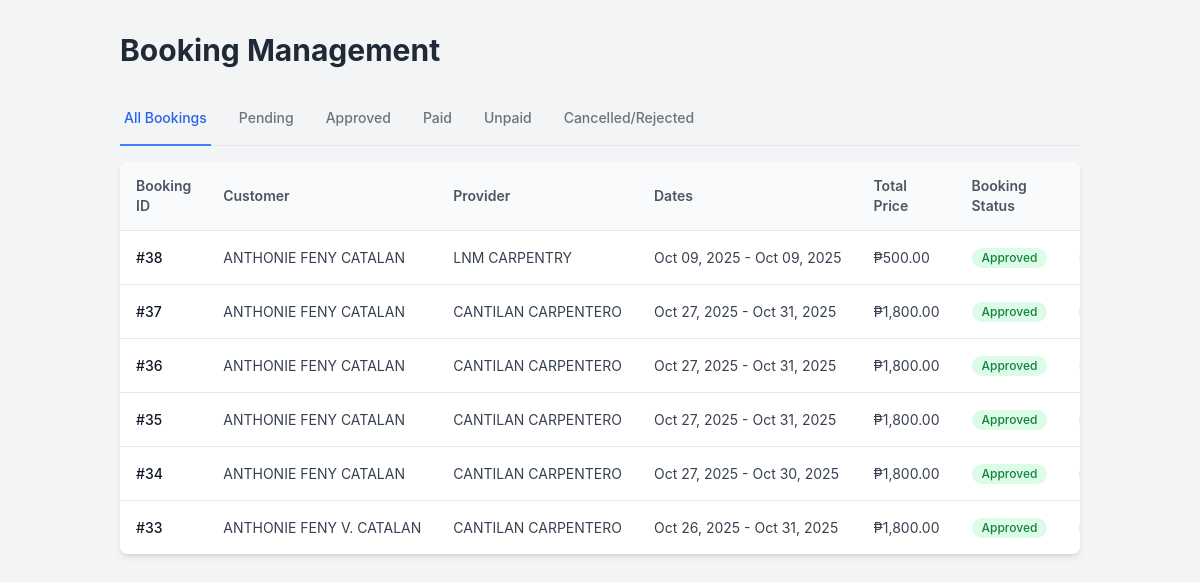
Screenshot of /content/booking_management.php (signed in) with the database file from the repository.
### tables this page shows
CREATE TABLE `bookings` (
  `id` int(11) NOT NULL,
  `provider_id` int(11) NOT NULL,
  `service_id` int(11) NOT NULL,
  `customer_id` int(11) NOT NULL,
  `role` int(11) NOT NULL,
  `customer_name` varchar(255) NOT NULL,
  `customer_email` varchar(255) NOT NULL,
  `customer_phone` varchar(50) NOT NULL,
  `booking_date_from` date NOT NULL,
  `booking_date_to` date NOT NULL,
  `booking_time_from` time NOT NULL,
  `booking_time_to` time NOT NULL,
  `total_price` decimal(10,2) NOT NULL DEFAULT 0.00,
  `payment_id` varchar(255) DEFAULT NULL,
  `payment_link` text DEFAULT NULL,
  `booking_time` time NOT NULL,
  `booking_status` varchar(50) NOT NULL DEFAULT 'pending',
  `is_approve` tinyint(1) NOT NULL DEFAULT 0,
  `special_request` text DEFAULT NULL,
  `price` decimal(10,2) NOT NULL,
  `payment_status` varchar(20) NOT NULL DEFAULT 'unpaid',
  `paymongo_checkout_id` varchar(100) DEFAULT NULL,
  `paymongo_payment_intent_id` varchar(100) DEFAULT NULL,
  `created_at` timestamp NOT NULL DEFAULT current_timestamp()
);

CREATE TABLE `service_providers` (
  `id` int(11) NOT NULL,
  `user_id` int(11) NOT NULL,
  `company_name` varchar(255) NOT NULL,
  `company_address` text NOT NULL,
  `company_email` varchar(255) NOT NULL,
  `contact_number` varchar(50) NOT NULL,
  `service_name` varchar(255) NOT NULL,
  `description` text DEFAULT NULL,
  `registration_date` timestamp NOT NULL DEFAULT current_timestamp(),
  `service_id` int(11) DEFAULT NULL,
  `service_description` text DEFAULT NULL,
  `price` decimal(10,2) NOT NULL,
  `legal_documents` text DEFAULT NULL,
  `available_date` date NOT NULL DEFAULT '2025-01-01',
  `available_time` time NOT NULL DEFAULT '00:00:00',
  `is_approved` int(11) NOT NULL,
  `available_date_from` date DEFAULT NULL,
  `available_date_to` date DEFAULT NULL,
  `available_time_from` time DEFAULT NULL,
  `available_time_to` time DEFAULT NULL,
  `is_available` tinyint(1) NOT NULL DEFAULT 1
);

### content/booking_management.php (the view, shortened to what this page needs)
<?php
include '../db.php';
$filter = $_GET['filter'] ?? 'all';
$where_clause = '';
switch ($filter) {
    default:
        $where_clause = '';
}
$sql = "SELECT
            b.id,
            b.customer_name,
            sp.company_name,
            b.booking_date_from,
            b.booking_date_to,
            b.total_price,
            b.booking_status,
            b.payment_status,
            b.created_at
        FROM bookings b
        JOIN service_providers sp ON b.provider_id = sp.id
        $where_clause
        ORDER BY b.created_at DESC";
$stmt = $conn->prepare($sql);
$stmt->execute();
$result = $stmt->get_result();
function getStatusBadge($status, $type = 'booking') {
    $color_class = 'bg-gray-100 text-gray-600';
    if ($type == 'booking') {
        switch (strtolower($status)) {
            case 'approved':
                $color_class = 'bg-green-100 text-green-700';
                break;
        }
    } elseif ($type == 'payment') {
         switch (strtolower($status)) {
            case 'paid':
                $color_class = 'bg-blue-100 text-blue-700';
                break;
            case 'unpaid':
                $color_class = 'bg-orange-100 text-orange-700';
                break;
        }
    }
    return "<span class='inline-flex items-center rounded-full px-2.5 py-0.5 text-xs font-medium " . $color_class . "'>" . htmlspecialchars(ucfirst($status)) . "</span>";
}
function getFilterClass($current_filter, $tab_name) {
    if ($current_filter == $tab_name) {
        return 'border-blue-500 text-blue-600';
    } else {
        return 'border-transparent text-gray-500 hover:text-gray-700 hover:border-gray-300';
    }
}
?>
<!DOCTYPE html>
<html lang="en">
<head>
    <script src="https://cdn.tailwindcss.com"></script>
    <link rel="stylesheet" href="https://cdnjs.cloudflare.com/ajax/libs/font-awesome/6.4.0/css/all.min.css">
</head>
<body class="bg-gray-100">
    <div class="container mx-auto p-6 md:p-8">
        <div class="flex justify-between items-center mb-6">
            <h1 class="text-3xl font-bold text-gray-800">Booking Management</h1>
        </div>
        <div class="mb-4 border-b border-gray-200">
            <nav class="flex -mb-px space-x-6" aria-label="Tabs">
                <a href="booking_management.php?filter=all"
                   class="whitespace-nowrap py-4 px-1 border-b-2 font-medium text-sm <?php echo getFilterClass($filter, 'all'); ?>">
                   All Bookings
                </a>
                <a href="booking_management.php?filter=pending"
                   class="whitespace-nowrap py-4 px-1 border-b-2 font-medium text-sm <?php echo getFilterClass($filter, 'pending'); ?>">
                   Pending
                </a>
                <a href="booking_management.php?filter=approved"
                   class="whitespace-nowrap py-4 px-1 border-b-2 font-medium text-sm <?php echo getFilterClass($filter, 'approved'); ?>">
                   Approved
                </a>
                 <a href="booking_management.php?filter=paid"
                   class="whitespace-nowrap py-4 px-1 border-b-2 font-medium text-sm <?php echo getFilterClass($filter, 'paid'); ?>">
                   Paid
                </a>
                 <a href="booking_management.php?filter=unpaid"
                   class="whitespace-nowrap py-4 px-1 border-b-2 font-medium text-sm <?php echo getFilterClass($filter, 'unpaid'); ?>">
                   Unpaid
                </a>
                <a href="booking_management.php?filter=cancelled"
                   class="whitespace-nowrap py-4 px-1 border-b-2 font-medium text-sm <?php echo getFilterClass($filter, 'cancelled'); ?>">
                   Cancelled/Rejected
                </a>
            </nav>
        </div>
        <div class="bg-white shadow-md rounded-lg overflow-hidden">
            <div class="overflow-x-auto">
                <table class="min-w-full divide-y divide-gray-200">
                    <thead class="bg-gray-50">
                        <tr>
                            <th scope="col" class="py-3.5 px-4 text-left text-sm font-semibold text-gray-600">Booking ID</th>
                            <th scope="col" class="py-3.5 px-4 text-left text-sm font-semibold text-gray-600">Customer</th>
                            <th scope="col" class="py-3.5 px-4 text-left text-sm font-semibold text-gray-600">Provider</th>
                            <th scope="col" class="py-3.5 px-4 text-left text-sm font-semibold text-gray-600">Dates</th>
                            <th scope="col" class="py-3.5 px-4 text-left text-sm font-semibold text-gray-600">Total Price</th>
                            <th scope="col" class="py-3.5 px-4 text-left text-sm font-semibold text-gray-600">Booking Status</th>
                            <th scope="col" class="py-3.5 px-4 text-left text-sm font-semibold text-gray-600">Payment Status</th>
                        </tr>
                    </thead>
                    <tbody class="divide-y divide-gray-200 bg-white">
                        <?php if ($result->num_rows > 0): ?>
                            <?php while($row = $result->fetch_assoc()): ?>
                                <tr>
                                    <td class="whitespace-nowrap px-4 py-4 text-sm font-medium text-gray-900">#<?php echo htmlspecialchars($row['id']); ?></td>
                                    <td class="whitespace-nowrap px-4 py-4 text-sm text-gray-700"><?php echo htmlspecialchars($row['customer_name']); ?></td>
                                    <td class="whitespace-nowrap px-4 py-4 text-sm text-gray-700"><?php echo htmlspecialchars($row['company_name']); ?></td>
                                    <td class="whitespace-nowrap px-4 py-4 text-sm text-gray-700">
                                        <?php echo date('M d, Y', strtotime($row['booking_date_from'])); ?> -
                                        <?php echo date('M d, Y', strtotime($row['booking_date_to'])); ?>
                                    </td>
                                    <td class="whitespace-nowrap px-4 py-4 text-sm text-gray-700">₱<?php echo number_format($row['total_price'], 2); ?></td>
                                    <td class="whitespace-nowrap px-4 py-4 text-sm">
                                        <?php echo getStatusBadge($row['booking_status'], 'booking'); ?>
                                    </td>
                                    <td class="whitespace-nowrap px-4 py-4 text-sm">
                                    </td>
                                </tr>
                            <?php endwhile; ?>
                        <?php endif; ?>
                    </tbody>
                </table>
            </div>
        </div>
    </div>
</body>
</html>

### content/booking_management.php (style rules this page uses)
body { font-family: 'Inter', sans-serif; background-color: #f5f7fa; }

### rows the page displays
bookings: id "38", customer_name "ANTHONIE FENY CATALAN", provider.company_name "LNM CARPENTRY", booking_date_from "Oct 09, 2025", booking_date_to "Oct 09, 2025", total_price "500.00", booking_status "Approved"
bookings: id "37", customer_name "ANTHONIE FENY CATALAN", provider.company_name "CANTILAN CARPENTERO", booking_date_from "Oct 27, 2025", booking_date_to "Oct 31, 2025", total_price "1,800.00", booking_status "Approved"
bookings: id "36", customer_name "ANTHONIE FENY CATALAN", provider.company_name "CANTILAN CARPENTERO", booking_date_from "Oct 27, 2025", booking_date_to "Oct 31, 2025", total_price "1,800.00", booking_status "Approved"
bookings: id "35", customer_name "ANTHONIE FENY CATALAN", provider.company_name "CANTILAN CARPENTERO", booking_date_from "Oct 27, 2025", booking_date_to "Oct 31, 2025", total_price "1,800.00", booking_status "Approved"
bookings: id "34", customer_name "ANTHONIE FENY CATALAN", provider.company_name "CANTILAN CARPENTERO", booking_date_from "Oct 27, 2025", booking_date_to "Oct 30, 2025", total_price "1,800.00", booking_status "Approved"
bookings: id "33", customer_name "ANTHONIE FENY V. CATALAN", provider.company_name "CANTILAN CARPENTERO", booking_date_from "Oct 26, 2025", booking_date_to "Oct 31, 2025", total_price "1,800.00", booking_status "Approved"
